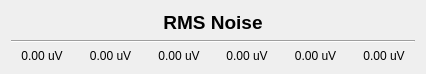
<?xml version="1.0" encoding="UTF-8"?>
<ui version="4.0">
 <class>NoiseWidget</class>
 <widget class="QWidget" name="NoiseWidget">
  <property name="geometry">
   <rect>
    <x>0</x>
    <y>0</y>
    <width>426</width>
    <height>74</height>
   </rect>
  </property>
  <property name="windowTitle">
   <string>Form</string>
  </property>
  <layout class="QGridLayout" name="gridLayout">
   <item row="2" column="4">
    <widget class="QLabel" name="channel_5">
     <property name="text">
      <string>0.00 uV</string>
     </property>
     <property name="alignment">
      <set>Qt::AlignCenter</set>
     </property>
    </widget>
   </item>
   <item row="2" column="5">
    <widget class="QLabel" name="channel_6">
     <property name="text">
      <string>0.00 uV</string>
     </property>
     <property name="alignment">
      <set>Qt::AlignCenter</set>
     </property>
    </widget>
   </item>
   <item row="2" column="3">
    <widget class="QLabel" name="channel_4">
     <property name="text">
      <string>0.00 uV</string>
     </property>
     <property name="alignment">
      <set>Qt::AlignCenter</set>
     </property>
    </widget>
   </item>
   <item row="2" column="1">
    <widget class="QLabel" name="channel_2">
     <property name="text">
      <string>0.00 uV</string>
     </property>
     <property name="alignment">
      <set>Qt::AlignCenter</set>
     </property>
    </widget>
   </item>
   <item row="0" column="0" colspan="6">
    <widget class="QLabel" name="label">
     <property name="font">
      <font>
       <pointsize>14</pointsize>
       <bold>true</bold>
      </font>
     </property>
     <property name="text">
      <string>RMS Noise</string>
     </property>
     <property name="alignment">
      <set>Qt::AlignCenter</set>
     </property>
    </widget>
   </item>
   <item row="2" column="0">
    <widget class="QLabel" name="channel_1">
     <property name="text">
      <string>0.00 uV</string>
     </property>
     <property name="alignment">
      <set>Qt::AlignCenter</set>
     </property>
    </widget>
   </item>
   <item row="2" column="2">
    <widget class="QLabel" name="channel_3">
     <property name="text">
      <string>0.00 uV</string>
     </property>
     <property name="alignment">
      <set>Qt::AlignCenter</set>
     </property>
    </widget>
   </item>
   <item row="1" column="0" colspan="6">
    <widget class="Line" name="line">
     <property name="orientation">
      <enum>Qt::Horizontal</enum>
     </property>
    </widget>
   </item>
  </layout>
 </widget>
 <resources/>
 <connections/>
</ui>
